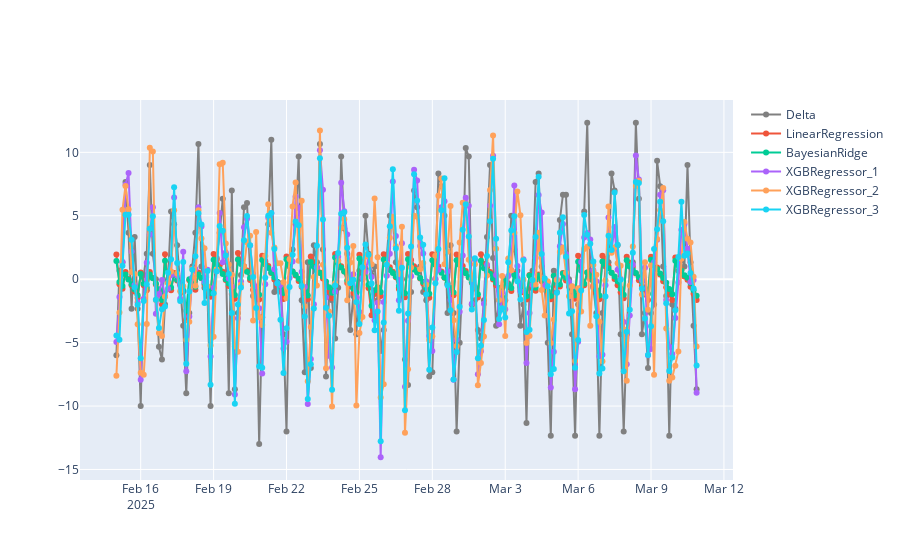

Write notebook code for a chart like this one.
### Code cell
df_show = df3h_test[df3h_test.station.astype(str) == chatelet].copy()
tasks = [
    {
        'x': 'trih',
        'y': 'delta',
        'name': 'Delta',
        'color' : 'gray'
    }
    ]
for i, (dat, y_pred) in enumerate(results):
    tag = f'delta_{i}'
    model_tag = dat.loc['train', 'model']
    tasks.append({
        'x': 'trih',
        'y': tag,
        'name': model_tag,
        # 'color' : 'red'
    })
    df_show[tag] = y_pred
    # df_show[tag] = np.expm1(y_pred) - y_shift
viz.line(df_show, tasks)

### Figure 1 — Plotly figure (JSON) as saved in the notebook; plotly's stock layout.template omitted (floating-point values rounded to 4 significant figures; data arrays with more than 128 entries replaced by an {"elided": "..."} marker saying what was removed)
{"data": [{"line": {"color": "gray"}, "mode": "lines+markers", "name": "Delta", "type": "scatter", "x": {"elided": "192 str values"}, "xaxis": "x", "y": {"elided": "192 float values"}, "yaxis": "y"}, {"mode": "lines+markers", "name": "LinearRegression", "type": "scatter", "x": {"elided": "192 str values"}, "xaxis": "x", "y": {"elided": "192 float values"}, "yaxis": "y"}, {"mode": "lines+markers", "name": "BayesianRidge", "type": "scatter", "x": {"elided": "192 str values"}, "xaxis": "x", "y": {"elided": "192 float values"}, "yaxis": "y"}, {"mode": "lines+markers", "name": "XGBRegressor_1", "type": "scatter", "x": {"elided": "192 str values"}, "xaxis": "x", "y": {"elided": "192 float values"}, "yaxis": "y"}, {"mode": "lines+markers", "name": "XGBRegressor_2", "type": "scatter", "x": {"elided": "192 str values"}, "xaxis": "x", "y": {"elided": "192 float values"}, "yaxis": "y"}, {"mode": "lines+markers", "name": "XGBRegressor_3", "type": "scatter", "x": {"elided": "192 str values"}, "xaxis": "x", "y": {"elided": "192 float values"}, "yaxis": "y"}], "layout": {"title": {}, "xaxis": {"anchor": "y", "domain": [0, 1]}, "yaxis": {"anchor": "x", "domain": [0, 1]}}}
